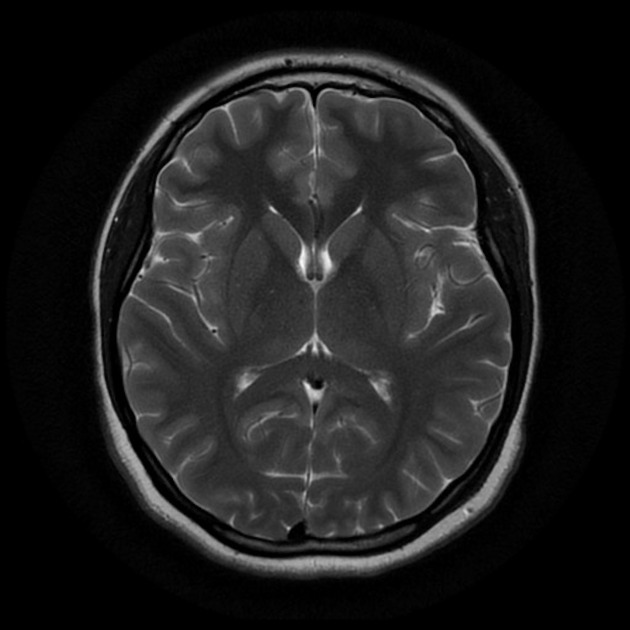
#> input picture Brain-Tumor-Detection/brain_tumor_dataset/no/1 no.jpeg, 630 x 630 px, found by its file name
$ jupyter execute --allow-errors Brain_Tumor_Detection.ipynb
#> lines starting #> are read from the running program, lines starting #| are printed output that depends on the picture; after the words box and inside, x2 and y2 are one past the last pixel; in counts of white or black regions, pixels touching at a corner belong together
[cell 1]
import warnings
warnings.filterwarnings('ignore')
import numpy as np
import matplotlib.pyplot as plt
import os
import math
import shutil
import glob
import cv2
import imutils
import seaborn as sns
from sklearn.utils import shuffle
from tensorflow.keras.preprocessing.image import ImageDataGenerator, load_img

from keras.layers import Conv2D, MaxPool2D, Dropout, Flatten, Dense, BatchNormalization, GlobalAveragePooling2D
from keras.models import Model, Sequential
import keras

## **Data Loading**

[cell 2]
#Count images in the two folders: yes (Tumor) and no (Healthey)
import os

# Define the root directory where the data is located
root = './brain_tumor_dataset'

# Check if the directory exists
if os.path.exists(root):
    dict_img = {}
    for dir in os.listdir(root):
        dict_img[dir] = len(os.listdir(os.path.join(root, dir)))
    print(dict_img)
else:
    print("Directory not found:", root)

So we have 155 Brain MRI images with a tumor and 98 healthey ones.

[cell 3]
#Plot some MRI images
plt.figure(figsize=(10, 10))
plt.subplot(2, 2, 1)
plt.imshow(load_img(os.path.join('yes', os.listdir('yes')[0])))
#> (this line was passed over: tensorflow is not available in this run)
plt.title('yes')
plt.subplot(2, 2, 2)
#> (the rest of this cell did not finish here and is left out)

## **Image Augmentation**

As much as our training set contains more data, the model's accuracy will improve. Data augmentation is a technique used to increase the amount of data by adding slightly modified copies of already existing data.

[cell 4]
#Define a function for image augmentation
def augment_data(file_dir, n_generated_samples, save_to_dir):
    data_gen = ImageDataGenerator(rotation_range=10,
                                  width_shift_range=0.1,
                                  height_shift_range=0.1,
                                  shear_range=0.1,
                                  brightness_range=(0.3, 1.0),
                                  horizontal_flip=True,
                                  vertical_flip=True,
                                  fill_mode='nearest',
                                  rescale= 1/255
                                 )

    for filename in os.listdir(file_dir):
        image = cv2.imread(file_dir + '/' + filename)
        # reshape the image
        image = image.reshape((1,)+image.shape)
        save_prefix = 'aug_' + filename[:-4]
        i=0
        for batch in data_gen.flow(x=image, batch_size=1, save_to_dir=save_to_dir,save_prefix=save_prefix, save_format='jpg'):
                i += 1
                if i > n_generated_samples:
                    break

[cell 5]
#Create augmented images folders
#L = ['aug_train', 'aug_test', 'aug_val']
name = 'aug_data'
if not os.path.exists("./"+name):
  os.mkdir("./"+name)
  for dir in os.listdir(root):
    os.makedirs("./"+name+"/"+dir)
else:
  print(f"{name} Already exists")

[cell 6]
#Augment data for the examples with the label 'yes' in the training set
augment_data(file_dir='./brain_tumor_dataset/yes',n_generated_samples=8, save_to_dir='./aug_data/yes')
#> (the call stopped at in augment_data, `data_gen = ImageDataGenerator(rotation_range=10, width_shift_range=0.1..`: tensorflow is not available in this run)
#Augment data for the examples with the label 'no' in the training set
augment_data(file_dir='./brain_tumor_dataset/no', n_generated_samples=12, save_to_dir='./aug_data/no')
#> (the call stopped at in augment_data, `data_gen = ImageDataGenerator(rotation_range=10, width_shift_range=0.1..`: tensorflow is not available in this run)

## **Split data into train, validation and test sets**

[cell 7]
#Count images in the two folders: yes (Tumor) and no (Healthey) in the folder of augmented images
root =  './aug_data'
dict_img = {}
for dir in os.listdir(root):
  dict_img[dir] = len(os.listdir(os.path.join(root, dir)))
dict_img

[cell 8]
#Define a function that creates new folders for the train, test and val sets and append random pictures to them based on the split percentage
def create_folders(name, perc):
  if not os.path.exists("./"+name):
    os.mkdir("./"+name)
    for dir in os.listdir(root):
      os.makedirs("./"+name+"/"+dir)
      for img in np.random.choice(a=os.listdir(os.path.join(root, dir)), size=(math.floor(perc*dict_img[dir])), replace=False):
        Src = os.path.join(root, dir, img)
        Dest = os.path.join("./"+name, dir)
        shutil.copy(Src, Dest)
        os.remove(Src)
  else:
    print(f"{name} Already exists")

[cell 9]
#Create the training set
create_folders('train', 0.7)

[cell 10]
#Create the test set
create_folders('test', 0.15)

[cell 11]
#Create the validation set
create_folders('val', 0.15)

[cell 12]
#Define a function that counts images in the folders: yes (Tumor) and no (Healthey)
def count_img(folder):
  dict_img = {}
  for dir in os.listdir(folder):
    dict_img[dir] = len(os.listdir(os.path.join(folder, dir)))
  return dict_img

[cell 13]
#Count images in the training set
count_img('train')

[cell 14]
#Count images in the test set
count_img('test')

[cell 15]
#Count images in the validation set
count_img('val')
#> further down, ex_img is the input picture: shape (630, 630, 3); min 0, max 248, mean 29.7

## **Image Preprocessing**

[cell 16]
#Define a function that crop tha brain contour
def crop_brain_contour(image, plot=False):

    #Convert the image to grayscale, and blur it slightly
#> called with plot = True
    gray = cv2.cvtColor(image, cv2.COLOR_BGR2GRAY)
    gray = cv2.GaussianBlur(gray, (5, 5), 0)

    thresh = cv2.threshold(gray, 45, 255, cv2.THRESH_BINARY)[1]
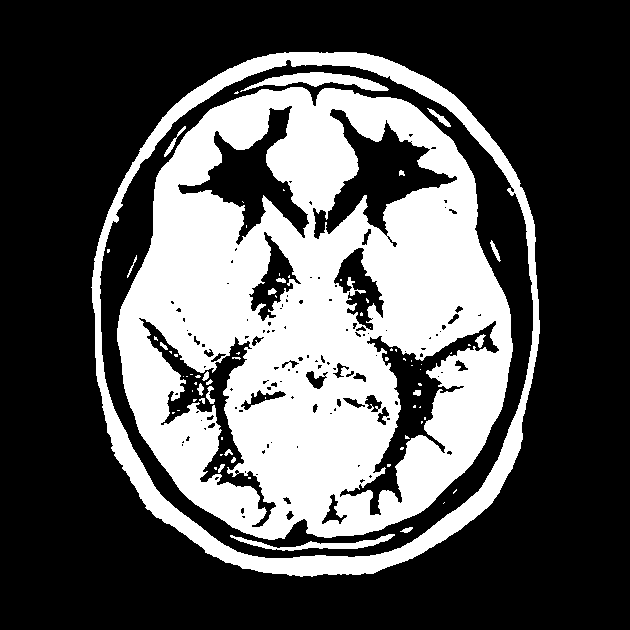
#> thresh: shape (630, 630); 33.9% white; 74 white regions (51 under 20 px), largest, box (x1, y1, x2, y2) and area: (117, 87, 513, 540) 111098, (91, 52, 540, 577) 19946, (240, 72, 389, 92) 1245
    thresh = cv2.erode(thresh, None, iterations=2)
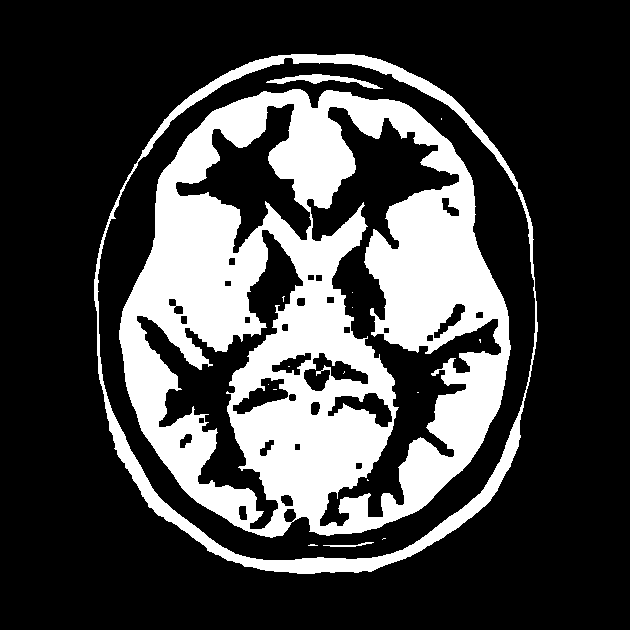
#> thresh: shape (630, 630); 26.4% white; 17 white regions (13 under 20 px), largest, box (x1, y1, x2, y2) and area: (119, 89, 511, 538) 91976, (94, 54, 538, 574) 12177, (266, 74, 383, 89) 576, (323, 542, 374, 547) 93
    thresh = cv2.dilate(thresh, None, iterations=2)
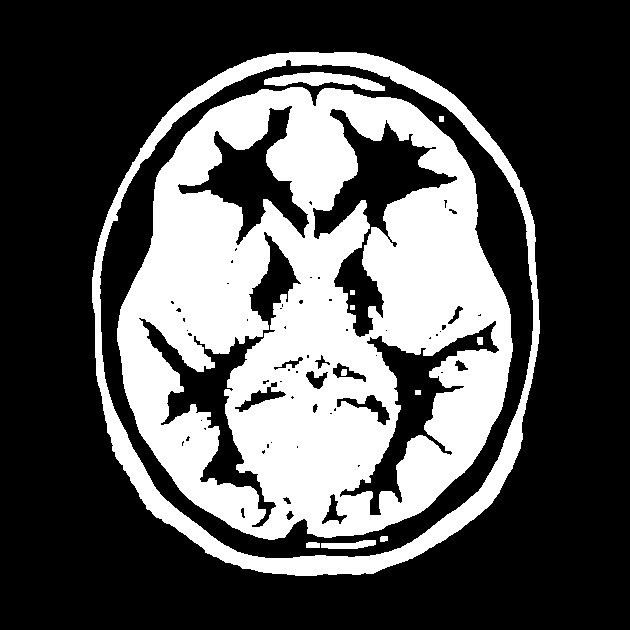
#> thresh: shape (630, 630); 32.9% white; 12 white regions

    #Find contours in thresholded image, then grab the largest one
    cnts = cv2.findContours(thresh.copy(), cv2.RETR_EXTERNAL, cv2.CHAIN_APPROX_SIMPLE)
#> cnts = 1 contour; box (x1, y1, x2, y2) and area: (92, 52, 540, 576) 190885
    cnts = imutils.grab_contours(cnts)
    c = max(cnts, key=cv2.contourArea)
#> c = contour of 648 points, box (x1, y1, x2, y2) (92, 52, 540, 576), area 190885

    #Extreme points
    extLeft = tuple(c[c[:, :, 0].argmin()][0])
#> extLeft = (92, 277)
    extRight = tuple(c[c[:, :, 0].argmax()][0])
#> extRight = (539, 333)
    extTop = tuple(c[c[:, :, 1].argmin()][0])
#> extTop = (289, 52)
    extBot = tuple(c[c[:, :, 1].argmax()][0])
#> extBot = (295, 575)

    #Crop new image out of the original image using the four extreme points (left, right, top, bottom)
    new_image = image[extTop[1]:extBot[1], extLeft[0]:extRight[0]]
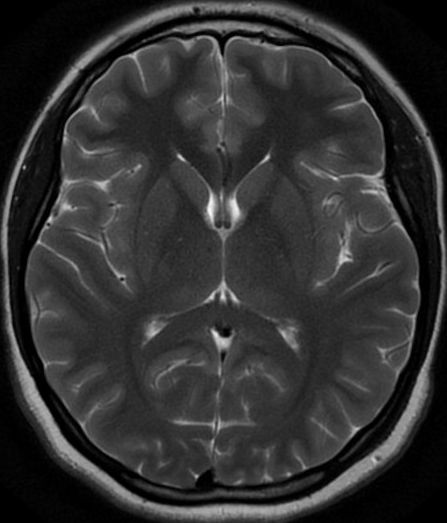
#> new_image: shape (523, 447, 3); min 0, max 248, mean 49.3

    if plot:
        plt.figure()
        plt.subplot(1, 2, 1)
        plt.imshow(image)
        plt.tick_params(axis='both', which='both', top=False, bottom=False, left=False, right=False,labelbottom=False, labeltop=False, labelleft=False, labelright=False)
        plt.title('Original Image')
        plt.subplot(1, 2, 2)
        plt.imshow(new_image)
        plt.tick_params(axis='both', which='both',top=False, bottom=False, left=False, right=False,labelbottom=False, labeltop=False, labelleft=False, labelright=False)
        plt.title('Cropped Image')
        plt.show()

    return new_image

[cell 17]
#Example
ex_img = cv2.imread('no/1 no.jpeg')
img = crop_brain_contour(ex_img, plot=True)

[cell 18]
#Define a function that load data
def load_data(dir_list, image_size):

    # load all images in a directory
#> called with image_size = (240, 240)
    X = []
    y = []
    image_width, image_height = image_size

    for directory in dir_list:
        for filename in os.listdir(directory):
            image = cv2.imread(directory+'/'+filename)
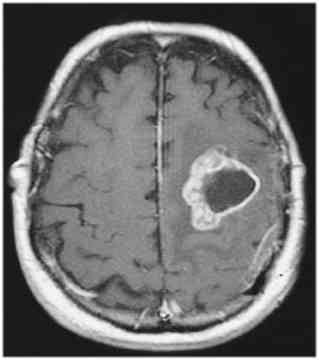
#> input picture Brain-Tumor-Detection/T/yes/Cancer(855).jpg, 319 x 360 px, found by its file name
#> image is the input picture: shape (360, 319, 3); min 10, max 255, mean 109.9
            image = crop_brain_contour(image, plot=False)
#> call 2 of crop_brain_contour, with plot = False
#> in crop_brain_contour (call 2), `thresh = cv2.threshold(gray, 45, 255, cv2.THRESH_BINARY)[1]`:
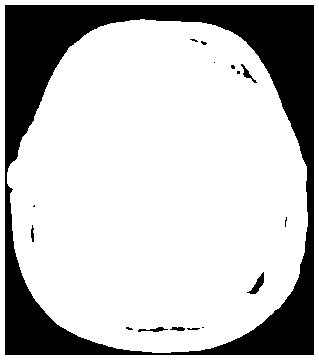
#> thresh: shape (360, 319); 75.9% white; 16 black regions (9 under 20 px), largest, box (x1, y1, x2, y2) and area: (5, 5, 314, 355) 27243, (247, 272, 264, 294) 137, (241, 64, 257, 83) 78
#> in crop_brain_contour (call 2), `thresh = cv2.erode(thresh, None, iterations=2)`:
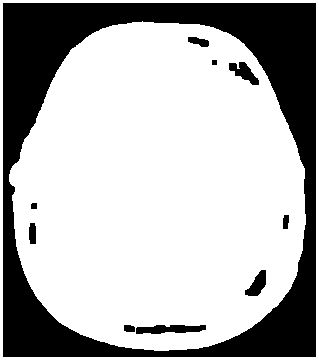
#> thresh: shape (360, 319); 70.4% white; 10 black regions, largest, box (x1, y1, x2, y2) and area: (3, 3, 316, 357) 32435, (136, 325, 206, 334) 474, (229, 62, 259, 85) 338
#> in crop_brain_contour (call 2), `thresh = cv2.dilate(thresh, None, iterations=2)`: thresh: shape (360, 319); 75.8% white; 12 black regions (6 under 20 px)
#> in crop_brain_contour (call 2), `cnts = cv2.findContours(thresh.copy(), cv2.RETR_EXTERNAL, cv2.CHAIN_AP..`: cnts = 1 contour; box (x1, y1, x2, y2) and area: (0, 0, 319, 360) 114162
#> in crop_brain_contour (call 2), `cnts = imutils.grab_contours(cnts)`: cnts = [[[0, 0], [0, 359], [318, 359], [318, 0]]]
#> in crop_brain_contour (call 2), `c = max(cnts, key=cv2.contourArea)`: c = [[0, 0], [0, 359], [318, 359], [318, 0]]
#> in crop_brain_contour (call 2), `extLeft = tuple(c[c[:, :, 0].argmin()][0])`: extLeft = (0, 0)
#> in crop_brain_contour (call 2), `extRight = tuple(c[c[:, :, 0].argmax()][0])`: extRight = (318, 359)
#> in crop_brain_contour (call 2), `extTop = tuple(c[c[:, :, 1].argmin()][0])`: extTop = (0, 0)
#> in crop_brain_contour (call 2), `extBot = tuple(c[c[:, :, 1].argmax()][0])`: extBot = (0, 359)
#> in crop_brain_contour (call 2), `new_image = image[extTop[1]:extBot[1], extLeft[0]:extRight[0]]`:
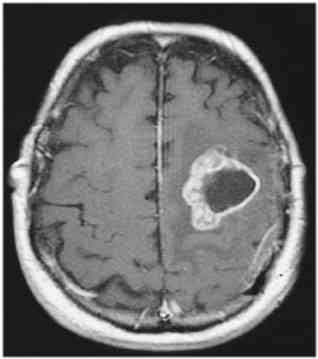
#> new_image: shape (359, 318, 3); min 10, max 255, mean 109
            image = cv2.resize(image, dsize=(image_width, image_height), interpolation=cv2.INTER_CUBIC)
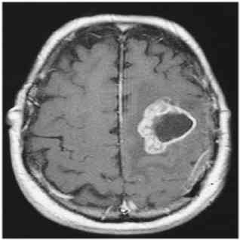
#> image: shape (240, 240, 3); min 13, max 255, mean 109
            # normalize values
            image = image / 255.
            # convert image to numpy array and append it to X
            X.append(image)
            # append a value of 1 to the target array if the image
            # is in the folder named 'yes', otherwise append 0.
            if directory[-3:] == 'yes':
                y.append([1])
            else:
                y.append([0])

    X = np.array(X)
    y = np.array(y)

    # Shuffle the data
    X, y = shuffle(X, y)
#> y = [1]

    print(f'Number of examples is: {len(X)}')
#| Number of examples is: 1
    print(f'X shape is: {X.shape}')
#| X shape is: (1, 240, 240, 3)
    print(f'y shape is: {y.shape}')
#| y shape is: (1, 1)

    return X, y

[cell 19]
#Load trainig data
IMG_WIDTH, IMG_HEIGHT = (240, 240)
X_train, y_train = load_data(['./train/yes', './train/no'], (IMG_WIDTH, IMG_HEIGHT))
#> y_train = [1]

[cell 20]
#Define a function that plot images
def plot_sample_images(X, y, n=40):
#> called with X = array of shape (1, 240, 240, 3), y = array of shape (1, 1), n = 40
    for label in [0,1]:
        # grab the first n images with the corresponding y values equal to label
        images = X[np.argwhere(y == label)]
        n_images = images[:n]

        columns_n = 10
        rows_n = int(n/ columns_n)

        plt.figure(figsize=(10, 8))

        i = 1 # current plot
        for image in n_images:
            plt.subplot(rows_n, columns_n, i)
            plt.imshow(image[0])

            # remove ticks
            plt.tick_params(axis='both', which='both',
                            top=False, bottom=False, left=False, right=False,
                           labelbottom=False, labeltop=False, labelleft=False, labelright=False)

            i += 1

        label_to_str = lambda label: "Yes" if label == 1 else "No"
        plt.suptitle(f"Brain Tumor: {label_to_str(label)}")
        plt.show()

[cell 21]
#Plot samples from the training set
plot_sample_images(X_train, y_train)

We can notice that the noise has been deleted and some images look alike with some slight changes resulted from the data augmentation

[cell 22]
#Load test data
IMG_WIDTH, IMG_HEIGHT = (240, 240)
X_test, y_test = load_data(['./test/yes', './test/no'], (IMG_WIDTH, IMG_HEIGHT))
#> in crop_brain_contour (call 3), `cnts = cv2.findContours(thresh.copy(), cv2.RETR_EXTERNAL, cv2.CHAIN_AP..`: cnts = 1 contour; box (x1, y1, x2, y2) and area: (0, 0, 319, 360) 114162
#| Number of examples is: 1
#| X shape is: (1, 240, 240, 3)
#| y shape is: (1, 1)
#> y_test = [1]

[cell 23]
#Load validation data
IMG_WIDTH, IMG_HEIGHT = (240, 240)
X_val, y_val = load_data(['./val/yes', './val/no'], (IMG_WIDTH, IMG_HEIGHT))
#| Number of examples is: 1
#| X shape is: (1, 240, 240, 3)
#| y shape is: (1, 1)
#> y_val = [1]

[cell 24]
#Plot samples from the validation set
plot_sample_images(X_val, y_val)
